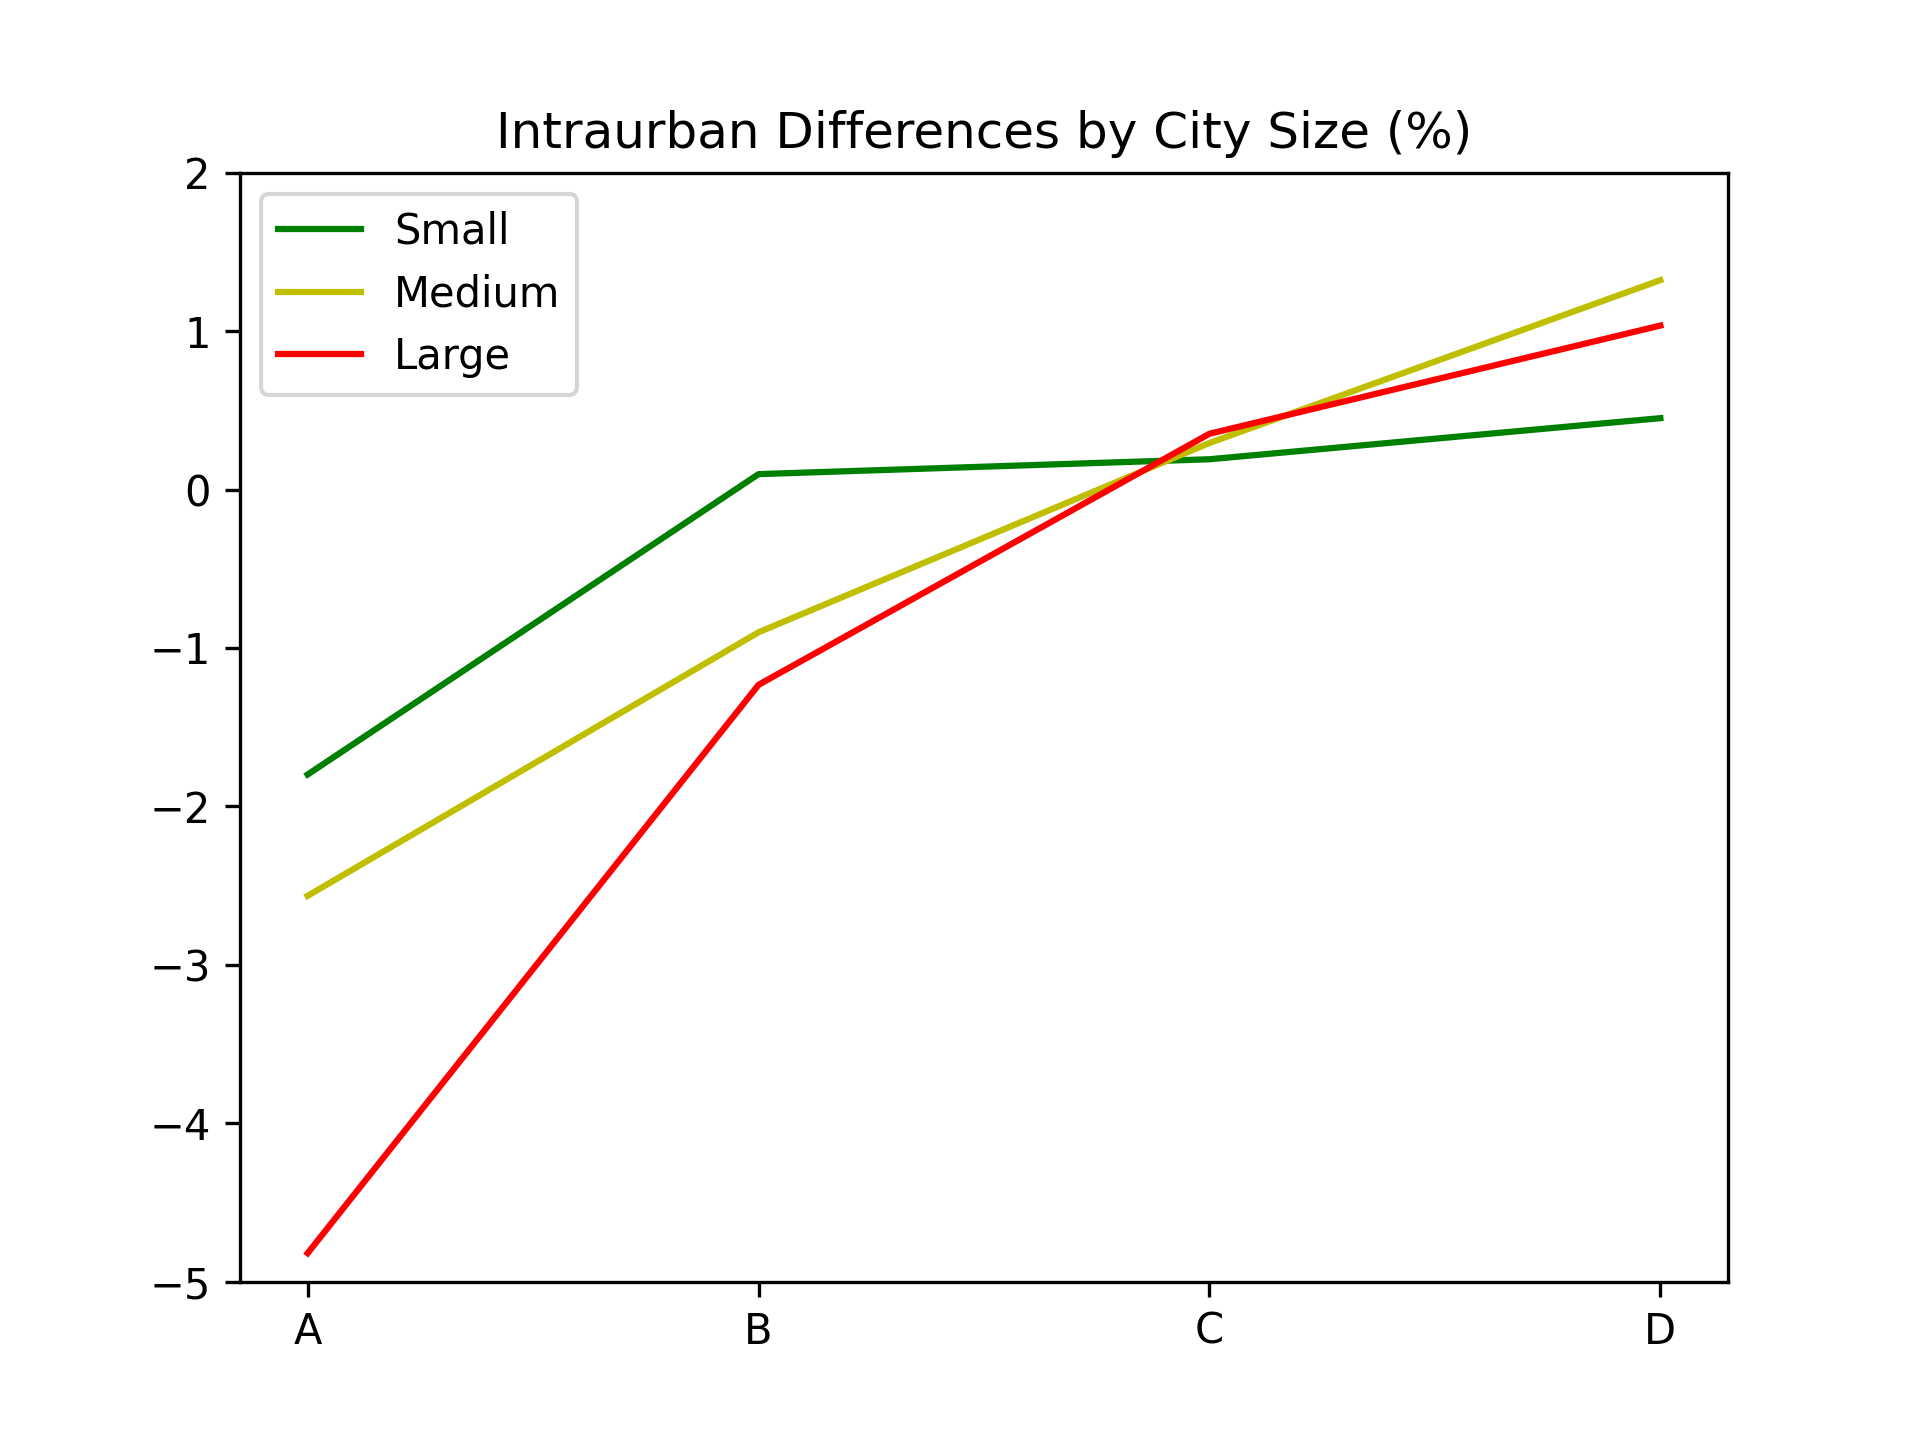

Reproduce this figure in Python.
from utils import init
from utils import collect_city_pops

import matplotlib.pyplot as plt

df = init()
data = collect_city_pops(df, 'PM25', True, True)
axis = ['A', 'B', 'C', 'D']

fig, ax = plt.subplots()
l1 = ax.plot(axis, data[0], 'g-', label = 'Small')
l2 = ax.plot(axis, data[1], 'y-', label = 'Medium')
l3 = ax.plot(axis, data[2], 'r-', label = 'Large')
ax.set_ylim(-5, 2)
ax.set_title('Intraurban Differences by City Size (%)')
ax.legend()
plt.savefig('figures5f.png', dpi = 300)
